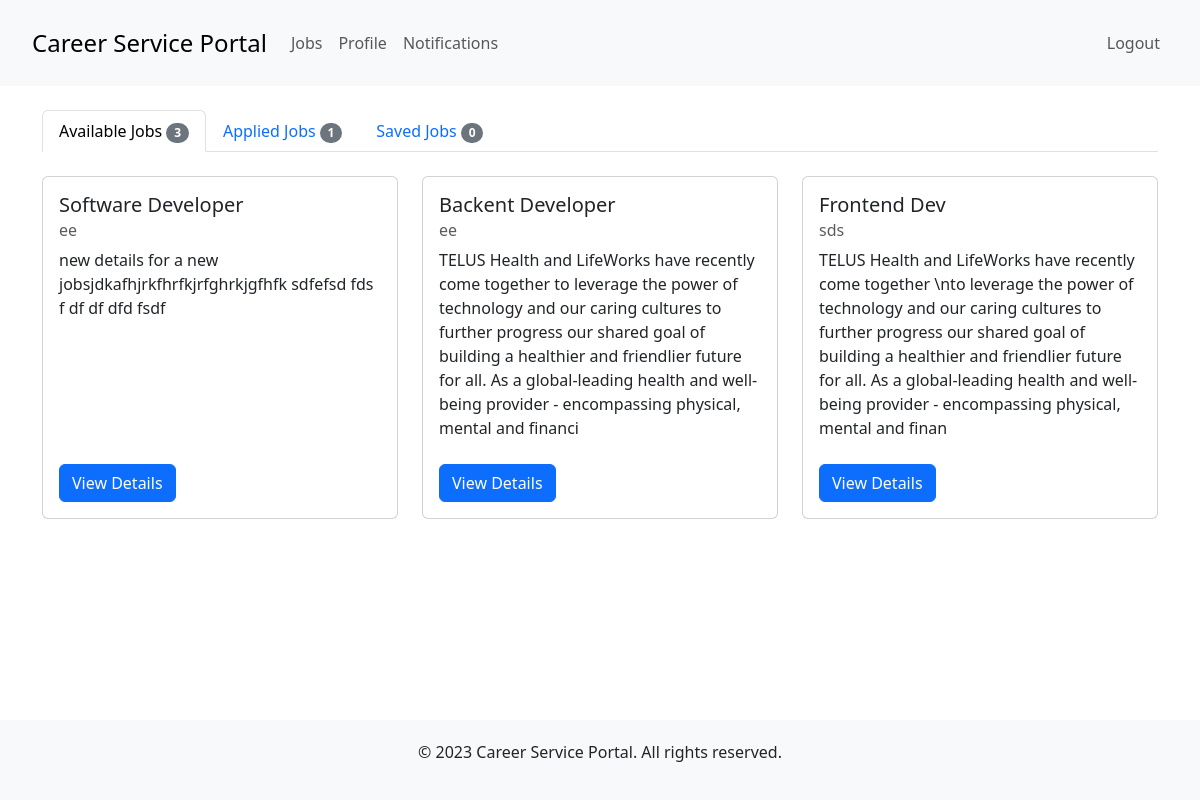
/candidates/ (signed in), run on the app's committed database.
### employer/models.py (models this page shows, shortened)
class Job(models.Model):
    position=models.CharField(max_length=255)
    description = models.TextField()
    applicationDeadline = models.DateField()
    status=models.CharField(max_length=255)
    employer = models.ForeignKey(Employer, on_delete=models.CASCADE)

class Employer(models.Model):
    userID = models.ForeignKey(User, on_delete=models.CASCADE)
    companyName = models.CharField(max_length=255)
    companyEmail = models.EmailField()
    firstName = models.CharField(max_length=255)
    lastName = models.CharField(max_length=255)
    phone = models.CharField(max_length=255)

### candidate/views.py (the view)
# urls.py: path('', views.view_Jobs, name="view jobs"),
def view_Jobs(request):
    c = checkLogin(request)
    j = []
    a = []
    jobs = Job.objects.all()
    for job in jobs:
        if Application.objects.filter(candidate=c).filter(job=job).count() == 0:
            if job.status == "OPEN":
                j.append(job)
        else:
            a.append(Application.objects.filter(
                candidate=c).filter(job=job)[0])
    context = {
        'jobs': j,
        'applied': a,
        'candidate': c
    }
    return render(request, 'candidates/viewJobsTemplate.html', context)

### candidate/views.py (called while the page is built)
def checkLogin(request):
    if 'c_id' in request.session:
        id = request.session['c_id']
        try:
            c = Candidate.objects.filter(id=id)[0]
            return c
        except Exception:
            return HttpResponseRedirect('')
    else:
        return HttpResponseRedirect('')

### templates/candidates/viewJobsTemplate.html (shortened to what this page needs)
{% extends "shared/base.html" %}
{% block content %}
<div class="container">
  <ul class="nav nav-tabs mt-4">
    <li class="nav-item">
      <a class="nav-link active" id="available-tab" data-bs-toggle="tab" href="#available">Available Jobs <span class="badge rounded-pill bg-secondary">{{ jobs|length }}</span></a>
    </li>
    <li class="nav-item">
      <a class="nav-link" id="applied-tab" data-bs-toggle="tab" href="#applied">Applied Jobs <span class="badge rounded-pill bg-secondary">{{ applied|length }}</span></a>
    </li>
    <li class="nav-item">
      <a class="nav-link" id="saved-tab" data-bs-toggle="tab" href="#saved">Saved Jobs <span class="badge rounded-pill bg-secondary">0</span></a>
    </li>
  </ul>
  <div class="tab-content">
    <div class="tab-pane fade show active" id="available">
      <div class="row mt-4">
        {% for job in jobs %}
        <div class="col-md-4 d-flex align-items-stretch">
          <div class="card mb-4" style="width: 100%;">
            <div class="card-body d-flex flex-column">
              <h5 class="card-title">{{ job.position }}</h5>
              <h6 class="card-subtitle mb-2 text-muted">{{job.employer.companyName}}</h6>
              <p class="card-text flex-grow-1">{{ job.description|slice:300 }}</p>
              <a href="job/{{job.id}}" class="btn btn-primary mt-2 align-self-start">View Details</a>
            </div>
          </div>
        </div>
        {% endfor %}
      </div>
    </div>
  </div>
</div>
{% endblock %}

### templates/shared/base.html (style rules this page uses)
html, body { height: 100%; }
body { display: flex; flex-direction: column; }
.container { flex: 1; }

### data on the page
Job: position "Software Developer", employer.companyName "ee", description "new details for a new jobsjdkafhjrkfhrfkjrfghrkjgfhfk sdfefsd fds f df df dfd fsdf"
Job: position "Backent Developer", employer.companyName "ee", description "TELUS Health and LifeWorks have recently come together to leverage the power of technology and our caring cultures to further progress our shared goal of building a healthier and friendlier future for all. As a global-leading health and well-being provider - encompassing physical, mental and financi"
Job: position "Frontend Dev", employer.companyName "sds", description "TELUS Health and LifeWorks have recently come together \\nto leverage the power of technology and our caring cultures to further progress our shared goal of building a healthier and friendlier future for all. As a global-leading health and well-being provider - encompassing physical, mental and finan"

### other printed values
{{ jobs|length }} "3"
{{ applied|length }} "1"
